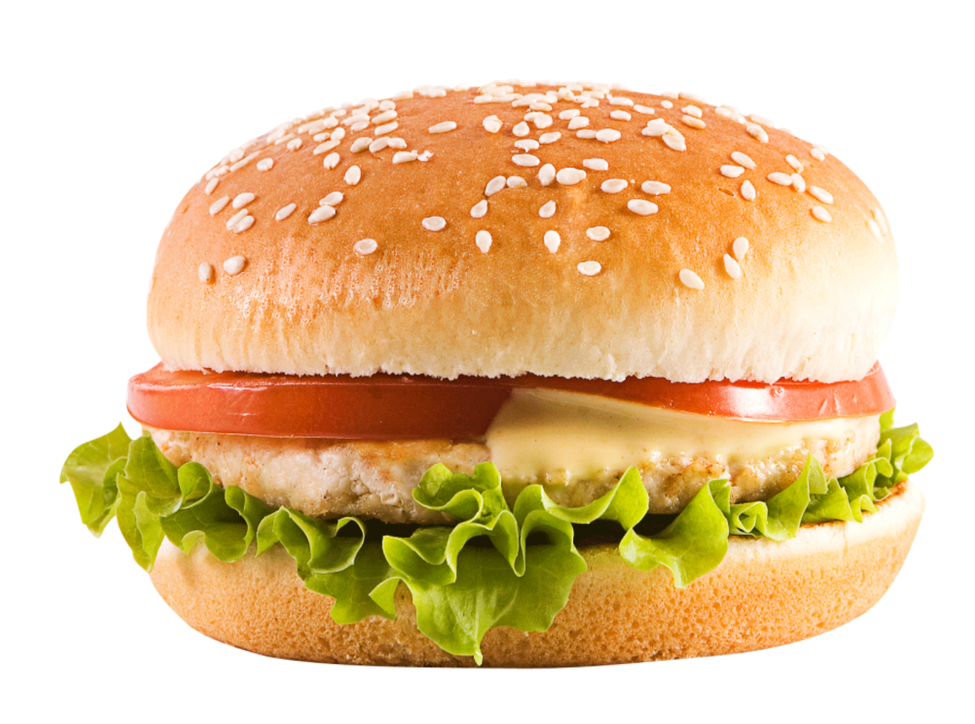
#> input picture notebooks/02_Tools/01_NumPy/00.02_burger.png, 975 x 724 px, shrunk from 1688 x 1254 before the run
$ jupyter execute --allow-errors 00_NumPy_Arrays.ipynb
#> lines starting #> are read from the running program, lines starting #| are printed output that depends on the picture
# NumPy

NumPy, short for numerical python, is one of the most important foundational packages for numerical computing. Even the pandas package uses NumPy extensively. It is, arguably, the *lingua franca* for data exchange in python scientific computing.

The most important features of NumPy are:
- **ndarray**, an efficient multidimensional array providing fast array-oriented arithmetic operations and flexible broadcasting capabilities.
- optimized mathematical functions for fast operations on entire arrays without having to write loops
- linear algebra, rng and fourierr transform capabilities
- a C API connecting NumPy to other libraries written in C, C++, or Fortran. It is straightforward to pass data to external libraries in a low-level language.

Although, NumPy itself does not provide scientific or modeling functionalities , having an understanding of the fundamentals will help you use tools that uses it more effectively.

## Arrays and Lists

An array is a collection of elements of the same data type. In other popular languages, arrays are very common but in python, when people talk about arrays, they often mean lists. Difference between lists and arrays is that for lists, the type of elements is not constrained.

[cell 1]
list = [True, "Hello, World", 3.14]

For arrays, however, if we try to create an array of mixed elements it will throw an error

[cell 2]
import array as arr
try:
    array = arr.array('d', [True, "Hello, World", 3.14])
except TypeError:
    print('TypeError')

[cell 3]
uniform_array = arr.array('I', [1, 2, 3, 4])
uniform_array

That being said, we can treat lists like arrays. We can also create lists inside a list. This is called a nested list

[cell 4]
nested_list = [[1, 2, 3], ['a', 'b', 'c']]
nested_list

### Indexing

There are various ways to access the elements of a list. We can use the index operator `[]` for that. Like other 0-index languages, indices are integers that start from 0. Furthermore, python also supports negative indexing. The end of the array is considered -1, then the second to the last element is -2 and so on until we reach the very first element.

So, a list with 5 elements have indices: -5, -4, -3, -2, -1, 0, 1, 2, 3, 4. Trying to access elements other than those results in an `IndexError`. Also, we cannot use floats or other types even though for us humans we generally consider 3.0 to be equal to 3. If we do so, it will result in a `TypeError`.

[cell 5]
a = ['h', 'e', 'l', 'l', 'o']
a[2]

[cell 6]
a[-2]

[cell 7]
try:
    a[5]
except IndexError:
    print('IndexError')

[cell 8]
a = [1, 2, 3, 4, 5]
b = [6, 7, 8, 9, 10]

a + b

[cell 9]
[ first + second for first, second in zip(a, b)]

### Slicing

In addition to accessing elements using indices, we can also use a range to slice lists like so: `list[start:end:stride]`. Note that the end is exclusive, meaning the slice only goes up to the element before the end index.

[cell 10]
# this picks 0, 1
a[0:2]

Stride means how many steps are taken to get to the next element. By default, the stride is 1 so we can get the same result if we do

[cell 11]
a[0:2:1]

[cell 12]
# skips every other element
a[0:4:2]

Negative indices can also be used for slicing.

[cell 13]
a[-5:-3]

If the start parameter is omitted, it means slice the array from the very first element.

[cell 14]
a[:2]

Same with omitting the end parameter, slice the array until the end.

[cell 15]
a[3:]

[cell 16]
a[:]

[cell 17]
a[::2]

[cell 18]
a[::]

### Operations

Lists are mutable, meaning their elements can be changed unlike strings or tuple. We can use the assignment operator `=` to change an item or range of items.

[cell 19]
a = ['h', 'e', 'l', 'l', 'o']

a[0] = 'w'
a[-1] = 'd'
a

[cell 20]
a[1:3] = ['o', 'r']
a

We can add new element to list by using the `append()` method or using `extend()` if you need to add several items.

[cell 21]
a.append('w')
a

[cell 22]
a.extend(['i', 'd', 'e'])
a

We can also use the '+' operator to combine 2 lists. This is called concatenation.

[cell 23]
a = [1, 2, 3]
b = [4, 5, 6]

a + b

Furthermore, there is an `insert()` method we can use to squeeze in an item into a desired location or multiple items into an empty slice of a list.

[cell 24]
odd = [1, 3, 5, 9]
odd.insert(3, 7)
odd

[cell 25]
even = [2, 4, 6, 16, 18, 20]
even[3:3] = [8, 10, 12, 14]
even

There are multiple ways to delete an item from a list. We can use `del` to remove an element or the entire list.

[cell 26]
a = [1, 2, 3, 4, 5, 6, 7]
del a[0]
a

[cell 27]
a = [1, 2, 3, 4, 5, 6, 7]
del a
try:
    print(a)
except NameError:
    print('NameError')

There is also a `remove()` method we can use to remove the given item or `pop(index)` to remove an item at a given index. If the index parameter is omitted, the last item is removed and returned. This is important in implementing lists as stacks (first in, last out). Lastly, there is `clear()` method to empty the entire list.

[cell 28]
a = [1, 2, 3, 4, 5]
a.remove(2)
a

[cell 29]
a.pop(2)
a

[cell 30]
a.pop()

[cell 31]
a

Finally, we can delete items in a list by assigning an empty list to a slice of elements.

[cell 32]
a = [1, 2, 3, 4, 5]
a[1:3] = []
a

#> (a cell that did not finish here is left out)

As you can see, if you assign a scalar value to a slice, as in `e[3:6] = 12`, the value is propagated (or broadcasted) to the entire selection. Another important distinction between a normal list in python is that array slices are views on the original array. Meaning, the data is not copied and any modifications to the view will be reflected to the source array.

[cell 34]
g = [1, 2, 3, 4, 5, 6, 7, 8, 9, 10]
#> (the rest of this cell did not finish here and is left out)

## NumPy Arrays

One of the key features of NumPy is its n-dimensional array object, referred to as `ndarray`, which is a fast, flexible container for large datasets in Python. Arrays enable you to perform mathematical operations on whole blocks of data using similar syntax to teh equivalent operations between scalar elements without having to write loops.

[cell 35]
import numpy as np
c = np.array([1, 2, 3, 4, 5])

NumPy arrays have useful properties that are not found in regular python arrays. One of which is `ndim` it gives us the dimension of the array, in this particular case: 1.

[cell 36]
c.ndim

There is also `array.shape` which gives us the shape of the array. Operations are usually dependent on the shape of the array.

[cell 37]
c.shape

We also have an `array.dtype` property which gives us the data type of the elements.

[cell 38]
c.dtype

NumPy arrays differ from regular arrays in that operations are done element-wise. So, adding a NumPy array to another array gives us the sum per element instead of concatenating the two arrays together.

[cell 39]
d = np.array([6, 7, 8, 9, 10])
c + d

### Slicing NumPy Arrays

[cell 40]
a = np.arange(1, 26).reshape(5, 5)
a

[cell 41]
# Blue
a[1::2, 0:3:2]

[cell 42]
# Red selection
a[:, 1::2]

[cell 43]
# Green selection
a[:, -1:]

[cell 44]
# Purple selection
a[2]

### Blurring using Slicing

Photo by Md. Golam Murshed on Unsplash

[cell 45]
import matplotlib.pyplot as plt
img = plt.imread('00.02_burger.png')
#> img is the input picture: shape (724, 975, 4) float32; mean R, G, B, A 0.487, 0.373, 0.213, 0.58

[cell 46]
def blur(img):
  center = img[1:-1, 1:-1]
  top = img[:-2,  1:-1]
  bottom = img[2:,   1:-1]
  left = img[1:-1, 0:-2]
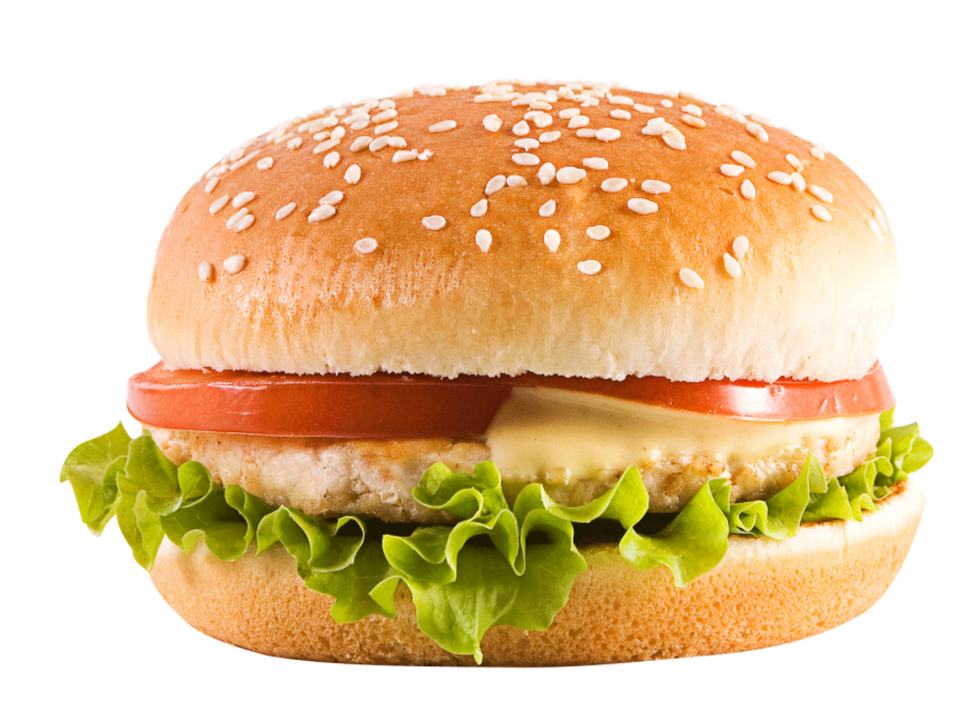
#> left: shape (722, 973, 4) float32; mean R, G, B, A 0.489, 0.374, 0.214, 0.582; transparent parts drawn white
  right = img[1:-1, 2:]
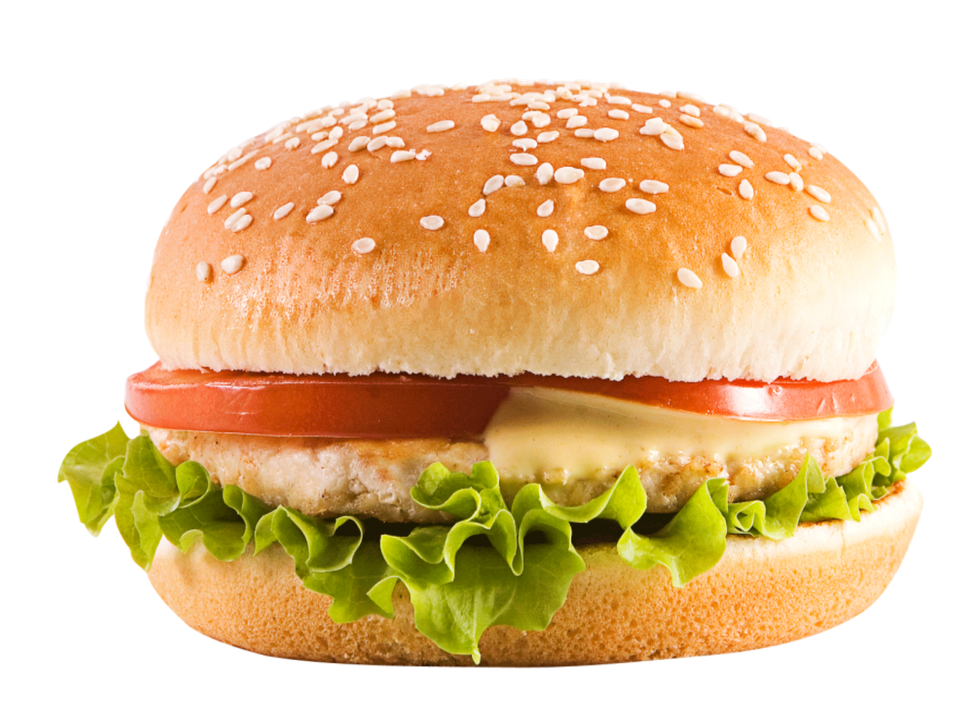
#> right: shape (722, 973, 4) float32; mean R, G, B, A 0.489, 0.374, 0.214, 0.582; transparent parts drawn white
  return (top + left + right + bottom + center) / 5

[cell 47]
blurred = blur(img)
plt.imshow(blurred, cmap=plt.cm.hot)

[cell 48]
for i in range(50):
    blurred = blur(blurred)
#> this loop made 50 passes
#> pass 1, in blur (call 2), `center = img[1:-1, 1:-1]`:
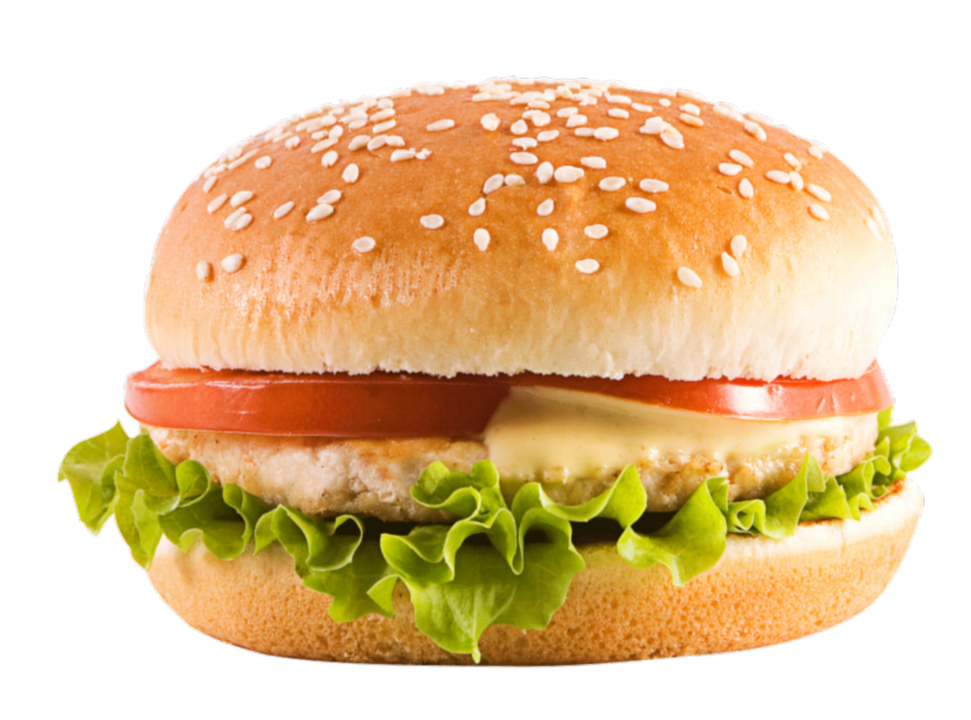
#> center: shape (720, 971, 4) float32; mean R, G, B, A 0.492, 0.376, 0.215, 0.585; transparent parts drawn white
#> pass 1, in blur (call 2), `top = img[:-2,  1:-1]`:
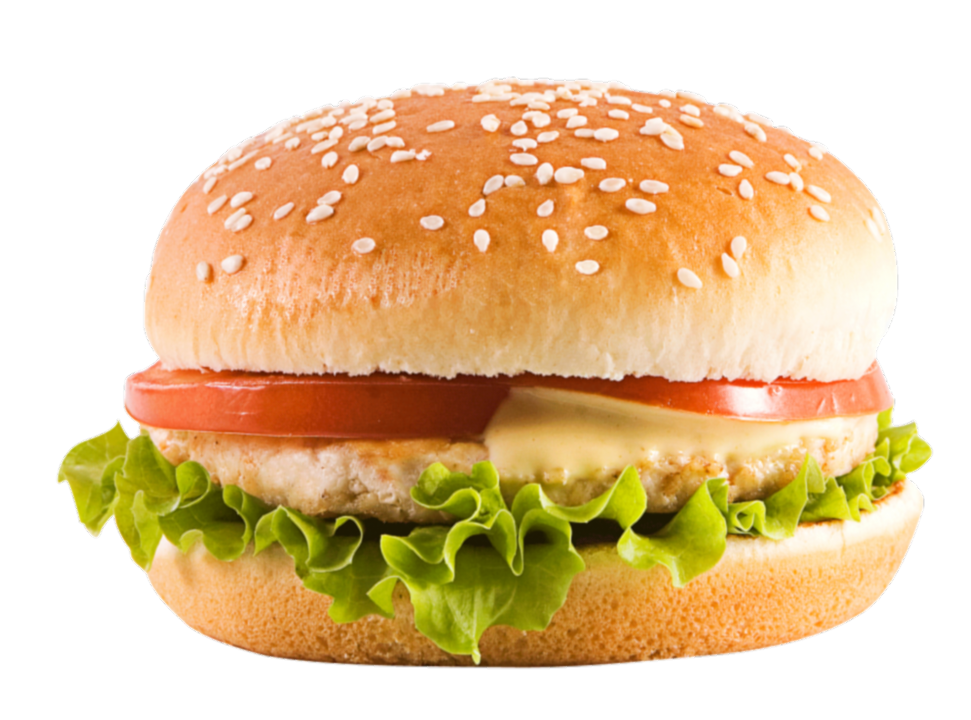
#> top: shape (720, 971, 4) float32; mean R, G, B, A 0.492, 0.376, 0.215, 0.585; transparent parts drawn white
#> pass 1, in blur (call 2), `bottom = img[2:,   1:-1]`:
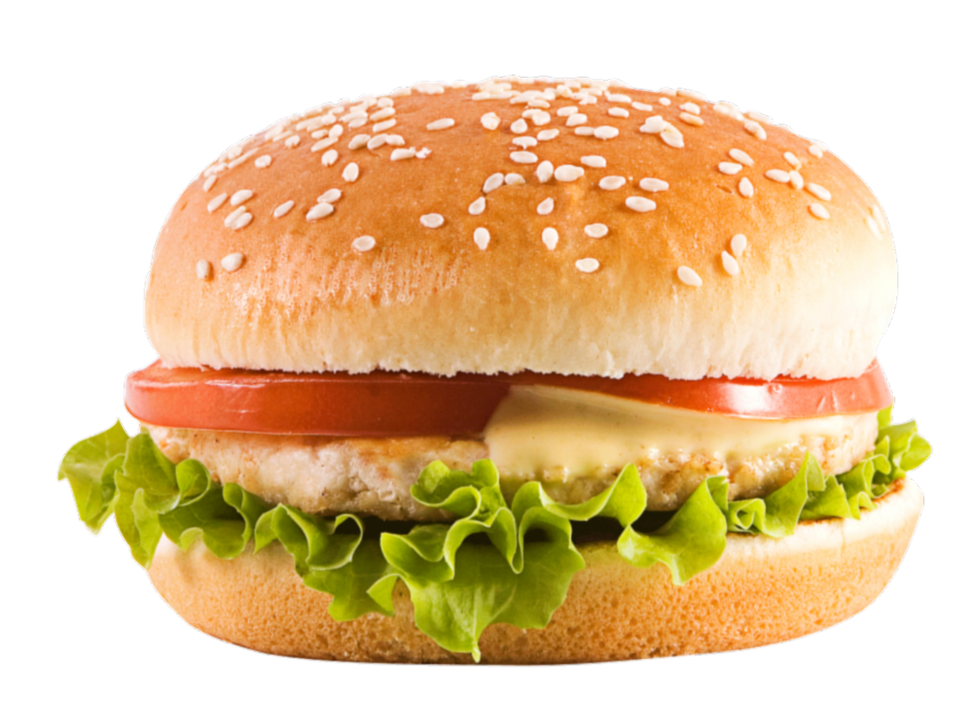
#> bottom: shape (720, 971, 4) float32; mean R, G, B, A 0.492, 0.376, 0.215, 0.585; transparent parts drawn white
#> after the loop:
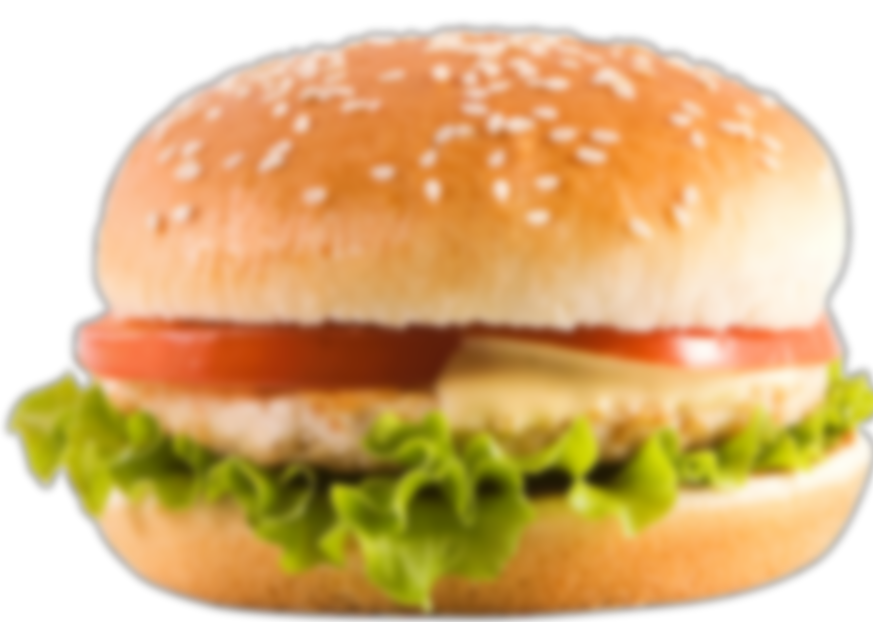
#> blurred: shape (622, 873, 4) float32; mean R, G, B, A 0.632, 0.484, 0.276, 0.753; transparent parts drawn white
plt.imshow(blurred, cmap=plt.cm.hot)
